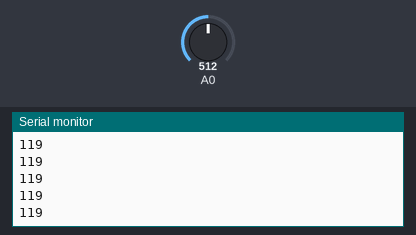
A sketch run on a simulated Arduino Uno, built with avr-gcc and run on an emulated ATmega328P. On the bench: the last lines printed to the serial monitor. The inputs (shaded band) are chosen by the test bench; at power-on: A0 = 512.

Above: at 1.2 s.
1.3 s: A0 set to 716
At 1.9 s:
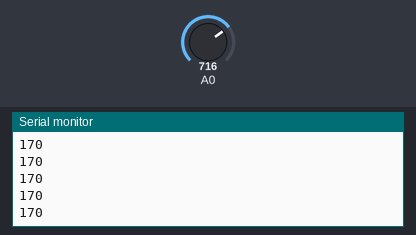
2.8 s: A0 set to 900
At 3.5 s:
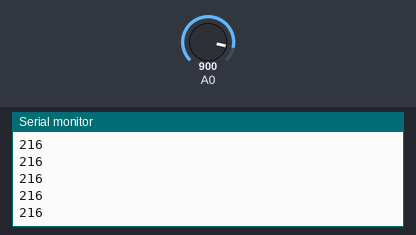
Timing chart, 0 to 5.8 s (numbered marks = the images above; inputs shaded):
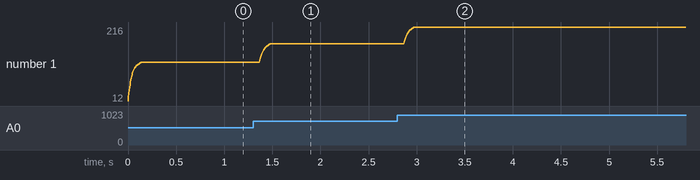

The sketch:

sensor.ino
```cpp
int val=0; //入力される値を格納する為の変数
int vala=0;
int h=10;

void setup() {
  // put your setup code here, to run once:
  Serial.begin(9600); //モニターに出力する為の設定
//  vala=analogRead(0)/4;
}

void loop() {
  // put your main code here, to run repeatedly:
  //ANALOGINの0番ピンからデータを受け付ける
  val=analogRead(0)/4;
  vala+= (val-vala)/h;
  Serial.println(vala);
 // delay(50);
}
```

Measured:
- after the input at 1.3 s, the serial monitor: prints a new line after 0.07 s (image 1)
- after the input at 2.8 s, the serial monitor: prints a new line after 0.07 s (image 2)
- plotted number 1: 119 → 170 after the input at 1.3 s, 170 → 216 after the input at 2.8 s
